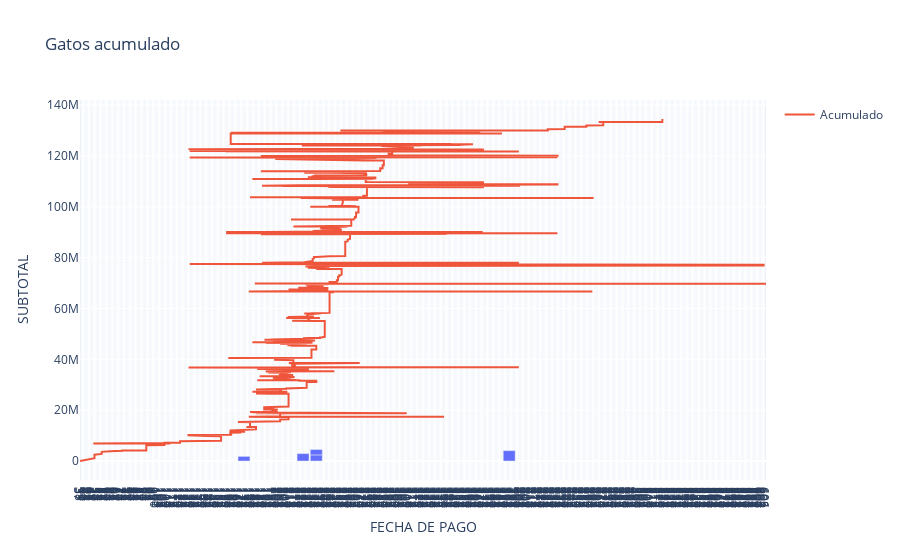

Notebook source saved alongside this figure:
### Code cell
import plotly.express as px
import plotly.graph_objects as go
fig = px.bar(M_gastos, x="FECHA DE PAGO ", y="SUBTOTAL", title="Gatos acumulado")
#fig.update_traces(xbins_size="M1")
fig.update_xaxes(showgrid=True, ticklabelmode="period", dtick="M1", tickformat="%b\n%Y")
fig.update_layout(bargap=0.1)
fig.add_trace(go.Line(x=df_numeros["FECHA DE PAGO "], y=acumulado, name="Acumulado"))
fig.show()

### Figure 1 — Plotly figure (JSON) as saved in the notebook; plotly's stock layout.template omitted (floating-point values rounded to 4 significant figures; data arrays with more than 128 entries replaced by an {"elided": "..."} marker saying what was removed)
{"data": [{"hovertemplate": "FECHA DE PAGO =%{x}<br>SUBTOTAL=%{y}<extra></extra>", "legendgroup": "", "marker": {"color": "#636efa", "pattern": {"shape": ""}}, "name": "", "orientation": "v", "showlegend": false, "textposition": "auto", "type": "bar", "x": [393.0, 222.0, 233.0, 233.0, 173.0], "xaxis": "x", "y": [4075000.0, 2911000.0, 2414000.0, 2110000.0, 1819000.0], "yaxis": "y"}, {"name": "Acumulado", "type": "scatter", "x": {"elided": "7173 float values"}, "y": {"elided": "7173 float values"}}], "layout": {"bargap": 0.1, "barmode": "relative", "legend": {"tracegroupgap": 0}, "title": {"text": "Gatos acumulado"}, "xaxis": {"anchor": "y", "domain": [0, 1], "dtick": "M1", "showgrid": true, "tickformat": "%b\n%Y", "ticklabelmode": "period", "title": {"text": "FECHA DE PAGO "}}, "yaxis": {"anchor": "x", "domain": [0, 1], "title": {"text": "SUBTOTAL"}}}}
